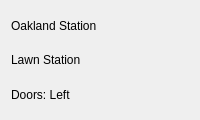
<?xml version="1.0" encoding="UTF-8"?>
<ui version="4.0">
 <class>TrainModelBeaconDialog</class>
 <widget class="QDialog" name="TrainModelBeaconDialog">
  <property name="geometry">
   <rect>
    <x>0</x>
    <y>0</y>
    <width>200</width>
    <height>120</height>
   </rect>
  </property>
  <property name="minimumSize">
   <size>
    <width>200</width>
    <height>120</height>
   </size>
  </property>
  <property name="maximumSize">
   <size>
    <width>200</width>
    <height>120</height>
   </size>
  </property>
  <property name="windowTitle">
   <string>Beacon Info</string>
  </property>
  <layout class="QVBoxLayout" name="verticalLayout">
   <item>
    <widget class="QLabel" name="label">
     <property name="text">
      <string>Oakland Station</string>
     </property>
    </widget>
   </item>
   <item>
    <widget class="QLabel" name="label_2">
     <property name="text">
      <string>Lawn Station</string>
     </property>
    </widget>
   </item>
   <item>
    <widget class="QLabel" name="label_3">
     <property name="text">
      <string>Doors: Left</string>
     </property>
    </widget>
   </item>
  </layout>
 </widget>
 <resources/>
 <connections/>
</ui>
